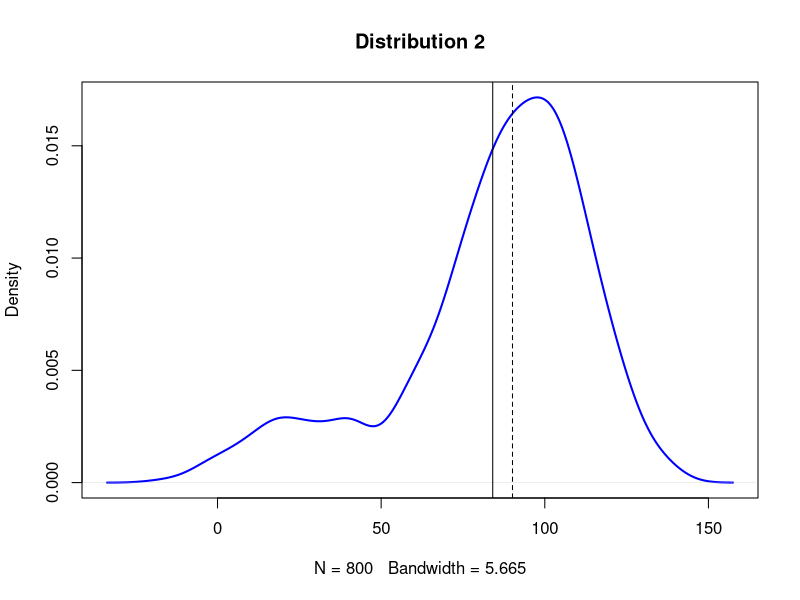
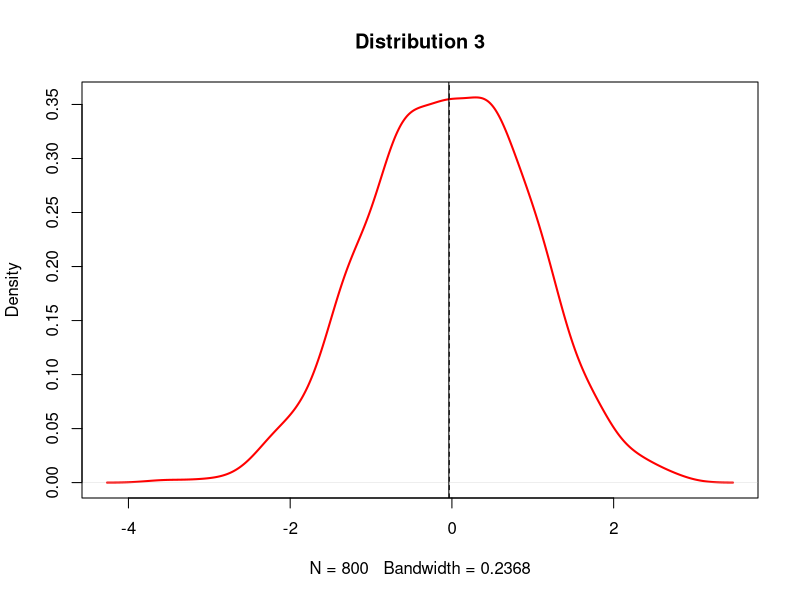
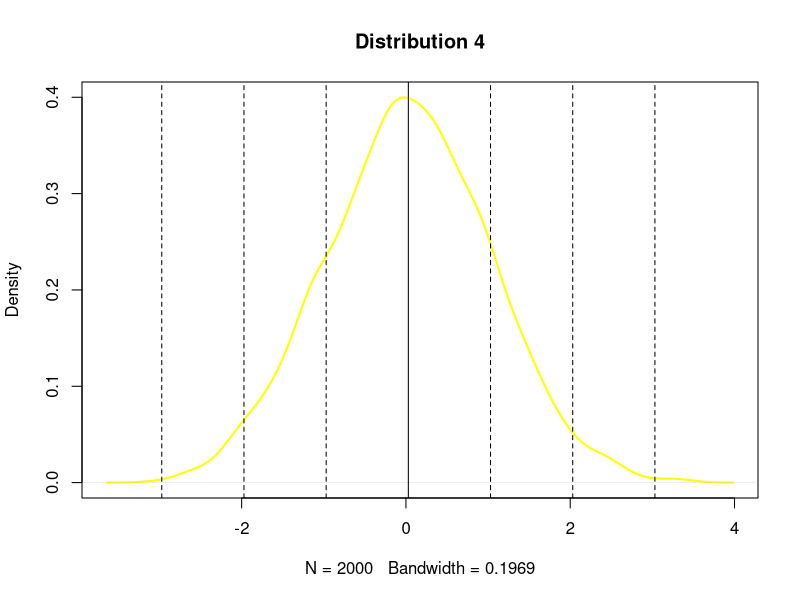

R code for these plots, in order:
## ---- chunk 1
# Three normally distributed data sets
d1 <- rnorm(n=500, mean=100, sd=15)
d2 <- rnorm(n=200, mean=75, sd=15)
d3 <- rnorm(n=100, mean=25, sd=15)

# Combining them into a composite dataset
d123 <- c(d1, d2, d3)

# Let’s plot the density function of d123
plot(density(d123), col="blue", lwd=2, 
     main = "Distribution 2")

# Add vertical lines showing mean and median
abline(v=mean(d123))
abline(v=median(d123), lty="dashed")
## ---- chunk 2
dataset = rnorm(n=800)

plot(density(dataset), col="red", lwd=2, 
     main = "Distribution 3")

abline(v=mean(dataset))
abline(v=median(dataset), lty="dashed")
## ---- chunk 3
set.seed(123)
rdata = rnorm(n=2000, mean = 0, sd = 1)

plot(density(rdata), col="yellow", lwd=2, 
     main = "Distribution 4")

abline(v=mean(rdata))
abline(v=mean(rdata)+sd(rdata), lty="dashed")
abline(v=mean(rdata)+sd(rdata)*2, lty="dashed")
abline(v=mean(rdata)+sd(rdata)*3, lty="dashed")
abline(v=mean(rdata)-sd(rdata), lty="dashed")
abline(v=mean(rdata)-sd(rdata)*2, lty="dashed")
abline(v=mean(rdata)-sd(rdata)*3, lty="dashed")
## ---- chunk 4
Q1 <- quantile(rdata, 1/4)
Q2 <- quantile(rdata, 2/4)
Q3 <- quantile(rdata, 3/4)
quan_data <- c(Q1, Q2, Q3)
quan_data

dist <- c((Q1-0)/1,(Q2-0)/1,(Q3-0)/1)
dist
## ---- chunk 5
set.seed(123)
rdata_1 = rnorm(n=2000, mean=35, sd=3.5)

Q1 <- quantile(rdata_1, 1/4)
Q2 <- quantile(rdata_1, 2/4)
Q3 <- quantile(rdata_1, 3/4)
quan_data_1 <- c(Q1, Q2, Q3)
quan_data_1

dist_1 <- c((Q1-35)/3.5,(Q3-35)/3.5)
dist_1
## ---- chunk 6
Q1 <- quantile(d123, 1/4)
Q2 <- quantile(d123, 2/4)
Q3 <- quantile(d123, 3/4)
quan_data_2 <- c(Q1, Q2, Q3)
quan_data_2

dist_2 <- c((Q1-mean(d123))/sd(d123),(Q3-mean(d123))/sd(d123) )
dist_2
## ---- chunk 7
set.seed(123)
rand_data <- rnorm(800, mean=20, sd = 5)

#Sturges's Formula
k_sturges = ceiling(log2(length(rand_data)))
h_sturges = (max(rand_data) - min(rand_data)) / k_sturges

cat("Sturges: k =", k_sturges, ", h =", h_sturges, "\n")

#Scott’s normal reference rule
h_scott <- (3.49 * sd(rand_data)) / (length(rand_data)^(1/3))
k_scott = ceiling((max(rand_data) - min(rand_data))/h_scott)

cat("Scott: k =", k_scott, ", h =", h_scott, "\n")

#Freedman-Diaconis’ choice
h_fd <- (2 * IQR(rand_data)) / (length(rand_data)^(1/3))
k_fd <- ceiling((max(rand_data) - min(rand_data) / h_fd))

cat("Freedman-Diaconis: k =", k_fd, ", h =", h_fd, "\n")


## ---- chunk 8
set.seed(123)
out_data <- c(rand_data, runif(10, min=40, max=60))

#Sturges's Formula
k_sturges = ceiling(log2(length(out_data)))
h_sturges = (max(out_data) - min(out_data)) / k_sturges

cat("Sturges: k =", k_sturges, ", h =", h_sturges, "\n")

#Scott’s normal reference rule
h_scott <- (3.49 * sd(out_data)) / (length(out_data)^(1/3))
k_scott = ceiling((max(out_data) - min(out_data))/h_scott)

cat("Scott: k =", k_scott, ", h =", h_scott, "\n")

#Freedman-Diaconis’ choice
h_fd <- (2 * IQR(out_data)) / (length(out_data)^(1/3))
k_fd <- ceiling((max(out_data) - min(out_data) / h_fd))

cat("Freedman-Diaconis: k =", k_fd, ", h =", h_fd, "\n")
